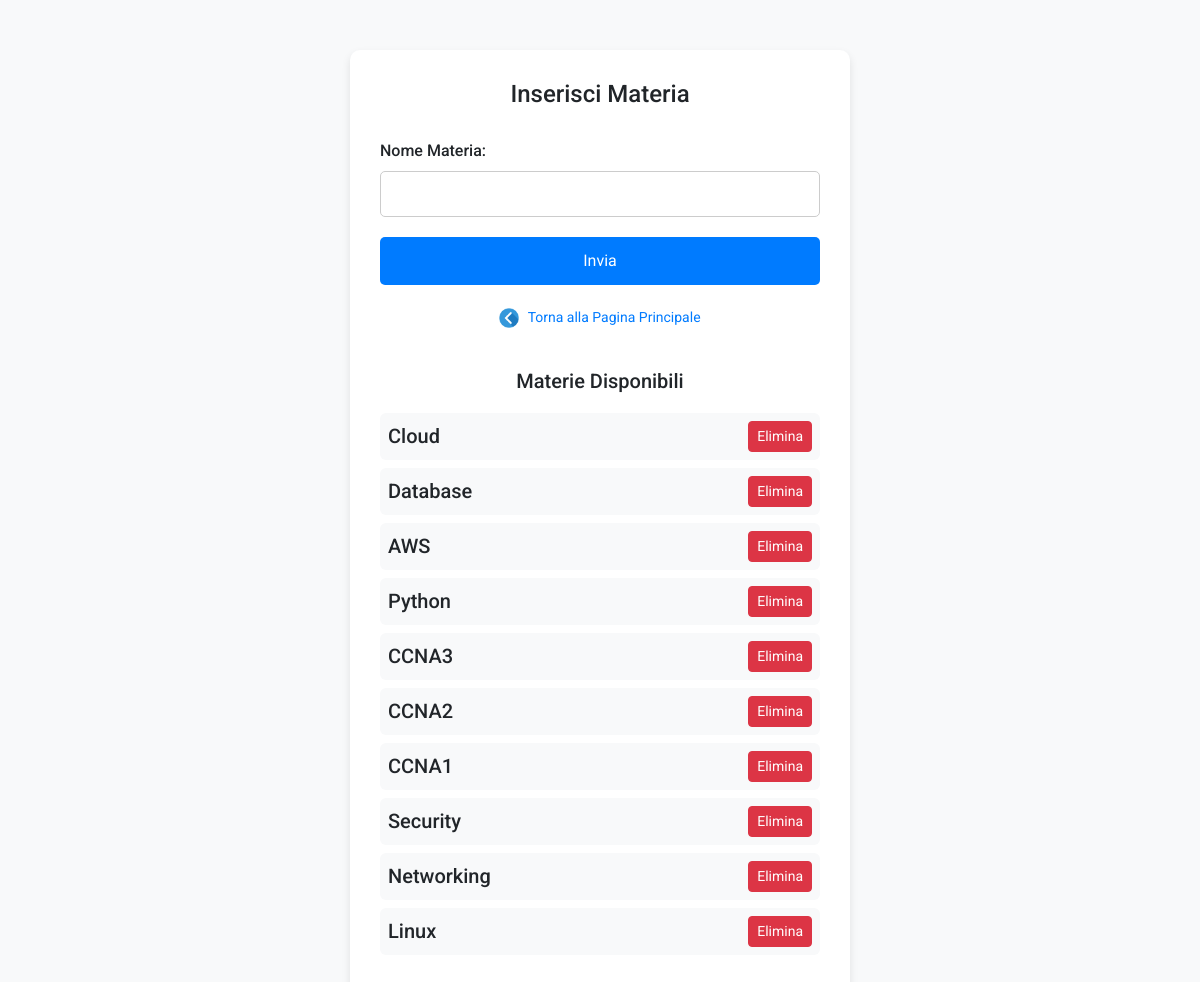
The app's page /materie.php (signed in) with its own data.
### tables this page shows
CREATE TABLE `materie` (
  `ID_Materia` int(11) NOT NULL,
  `Materia` varchar(30) NOT NULL
);

### elenco_materie.php (the view, shortened to what this page needs)
<?php
$stmt_elenco = $conn->query("SELECT * FROM materie ORDER BY ID_Materia DESC");
$materie_elenco = $stmt_elenco->fetchAll(PDO::FETCH_ASSOC);
?>
<div class="materie-list">
    <?php if (empty($materie_elenco)): ?>
        <p class="text-muted text-center">Nessuna materia inserita.</p>
    <?php else: ?>
        <?php foreach ($materie_elenco as $row): ?>
            <div class="materie-item d-flex justify-content-between align-items-center p-2 mb-2 bg-light rounded">
                <h5 class="mb-0"><?= htmlspecialchars($row['Materia']) ?></h5>
                <form action="elimina_materia.php" method="POST" style="display:inline;">
                    <button type="submit" class="btn btn-danger btn-sm">Elimina</button>
                </form>
            </div>
        <?php endforeach; ?>
    <?php endif; ?>
</div>

### materie.php (style rules this page uses)
body { font-family: 'Roboto', sans-serif; background-color: #f8f9fa; }

### records on screen
materie: Materia "Cloud"
materie: Materia "Database"
materie: Materia "AWS"
materie: Materia "Python"
materie: Materia "CCNA3"
materie: Materia "CCNA2"
materie: Materia "CCNA1"
materie: Materia "Security"
materie: Materia "Networking"
materie: Materia "Linux"
